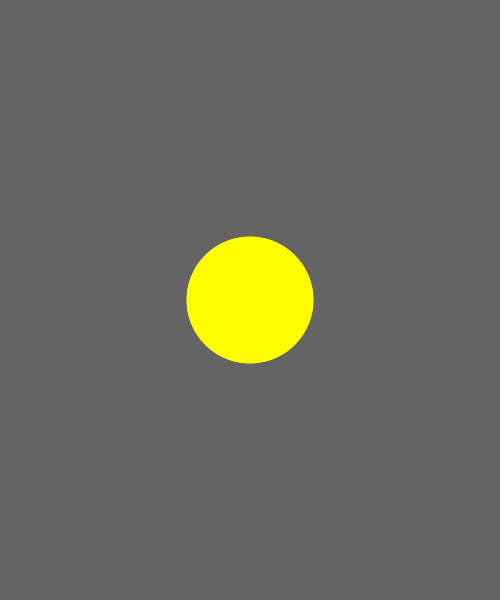
Frame 1 (no input)
Frame 60 (the mouse pressed at the canvas centre just before this capture): identical to frame 1, image omitted
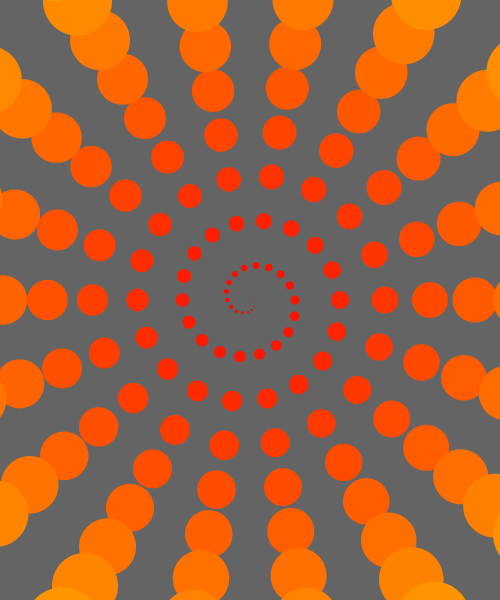
Frame 120 (the mouse held since frame 60 and released just before this capture)

The Processing sketch that drew these frames (run headless with seeded random() and noise(); from frame 60 on, the mouse is pressed at the canvas centre):

// Processing sketch: w01_demo_04_transformation_forLoop
// ── w01_demo_04_transformation_forLoop.pde
void setup() {
  size(500, 600);
  noStroke();
}

void draw() {
  background(100);

  translate(width/2, height/2);
  
  int num = 255;
  for (int i=0; i<num; i++) {
    float angle = map(mouseX, 0, width, 10, 30);
    float distance = map(mouseY, 0, height, 0, 5);
    pushMatrix();
    rotate( radians(angle * i) );
    fill(255, i, 0);
    ellipse(i*distance, 0, i*0.5, i*0.5);
    popMatrix();
  }
}
